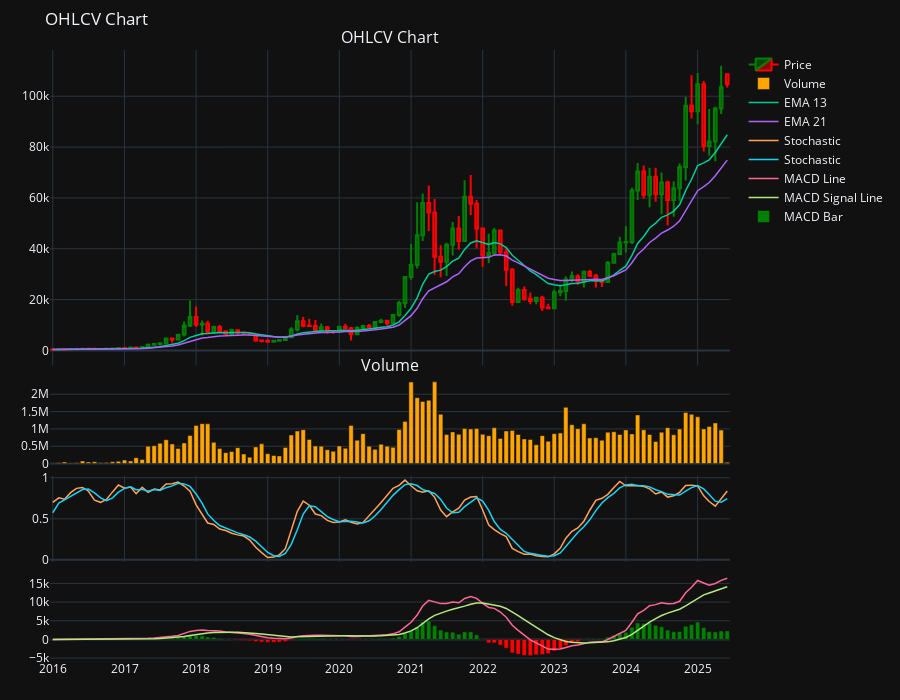

Notebook cell for this chart:
### Code cell
df_visualize = df[df['date'] >= '2016-01-01']


fig = plot_ohlcv(df_visualize, title = "OHLCV Chart")

# ===================================================================
# PLOT EMA
# ===================================================================
fig.add_trace(
    go.Scatter(
        x=df_visualize['date'],
        y=df_visualize['ema_13'],
        mode='lines',
        name="EMA 13",
        line={'width': 1.5},
    ), row=1, col=1
)

fig.add_trace(
    go.Scatter(
        x=df_visualize['date'],
        y=df_visualize['ema_21'],
        mode='lines',
        name="EMA 21",
        line={'width': 1.5},
    ), row=1, col=1
)

# ===================================================================
# PLOT STOCHASTIC
# ===================================================================
fig.add_trace(
    go.Scatter(
        x=df_visualize['date'],
        y=df_visualize['stochastic_%K'],
        mode='lines',
        name="Stochastic",
        line={'width': 1.5},
    ), row=3, col=1
)

fig.add_trace(
    go.Scatter(
        x=df_visualize['date'],
        y=df_visualize['stochastic_%D'],
        mode='lines',
        name="Stochastic",
        line={'width': 1.5},
    ), row=3, col=1
)

# ===================================================================
# PLOT MACD
# ===================================================================
fig.add_trace(
    go.Scatter(
        x=df_visualize['date'],
        y=df_visualize['macd'],
        mode='lines',
        name="MACD Line",
        line={'width': 1.5},
    ), row=4, col=1
)

fig.add_trace(
    go.Scatter(
        x=df_visualize['date'],
        y=df_visualize['macd_signal_line'],
        mode='lines',
        name="MACD Signal Line",
        line={'width': 1.5},
    ), row=4, col=1
)

colors = ['green' if val >= 0 else 'red' for val in df_visualize['macd_bar']]
fig.add_trace(
    go.Bar(
        x=df_visualize['date'], 
        y=df_visualize['macd_bar'], 
        name='MACD Bar', 
        marker_color=colors
    ), row=4, col=1
)

fig.show()
